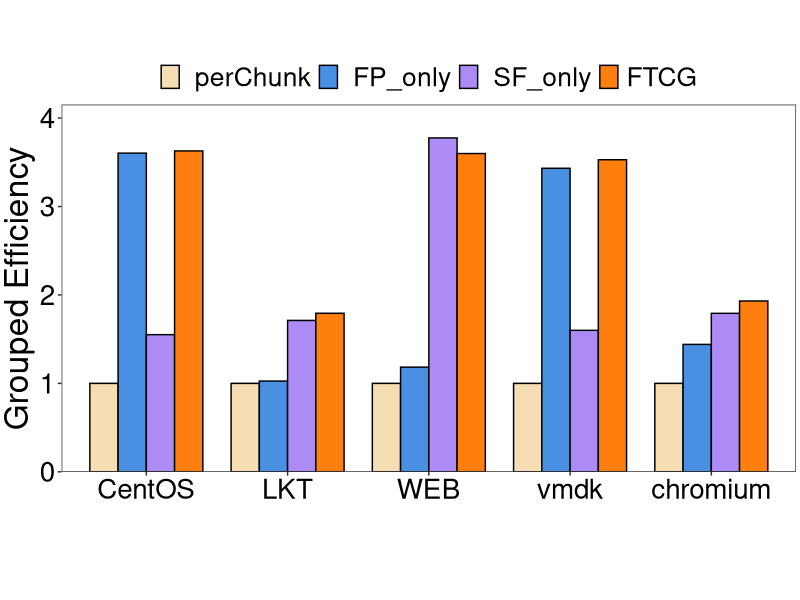
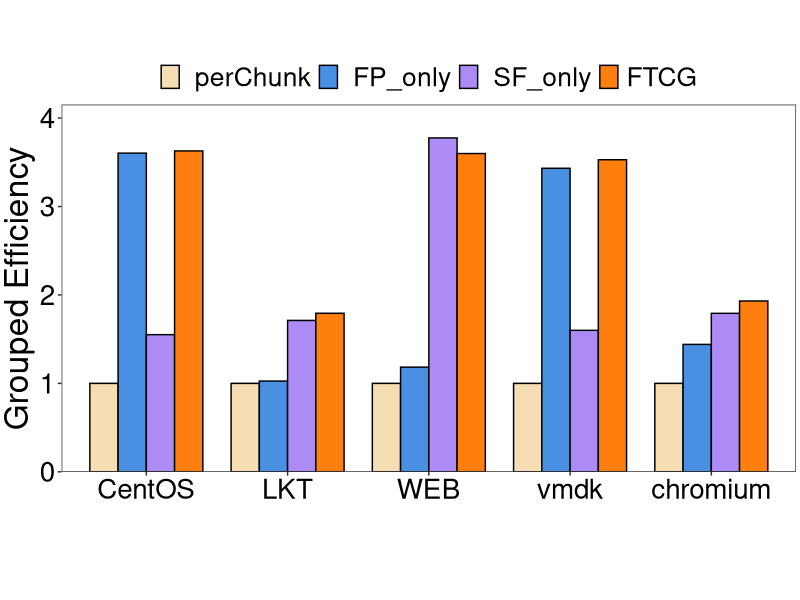

Write the R code that produced these figures, in order.
library(ggplot2)
setwd(dirname(rstudioapi::getActiveDocumentContext()$path))
# 定义数据
heights <- c(
  1, 3.603833638, 1.55096045, 3.628551317, 
  1, 1.026278374, 1.711722312, 1.792371427,
  1, 1.183556405, 3.775310095, 3.599009658, 
  1, 3.43214565, 1.599743103, 3.528817156,
  1, 1.440685179, 1.792211937, 1.931375678
)

group_order <- c('CentOS
', 'LKT', 'WEB', 'vmdk','chromium')

# 创建数据框
df1 <- data.frame(
  group = factor(rep(group_order, each = 4), levels = group_order),
  category = factor(rep(c(' perChunk',' FP_only', ' SF_only', 'FTCG'), times = 5),
                    levels = c(' perChunk',' FP_only', ' SF_only', 'FTCG')),
  height = heights
)

max_height <- max(df1$height)

# 创建柱状图
p1 <- ggplot(df1, aes(x = group, y = height, fill = category)) + 
  geom_bar(stat = 'identity', position = position_dodge(width = 0.8), 
           colour = "black", width = 0.8) + 
  scale_fill_manual(values = c("#f5deb3", "#4a90e2", "#ac8cf4", "#ff7f0e")) +
  labs(y = 'Grouped Efficiency') +
  scale_y_continuous(
    limits = c(0, max_height),
    expand = expansion(mult = c(0, 0.1))
  ) +
  theme_bw() +
  theme(
    plot.title = element_text(hjust = 0.5, size = 24, face = "bold"),
    plot.margin = unit(c(0.1, 0.1, 0.1, 0.1), "cm"),
    axis.title.x = element_text(size = 26),
    axis.title.y = element_text(size = 24),
    axis.text = element_text(size = 20, color = "black"),
    aspect.ratio = 0.5,
    panel.grid.major = element_blank(), 
    panel.grid.minor = element_blank(),
    legend.position = "top",
    legend.direction = "horizontal",
    legend.text = element_text(size = 19),
    legend.key.height = unit(1.0, "line"),
    legend.key.width = unit(1.0, "line"),
    legend.margin = margin(t = 0, unit = 'cm'),
    legend.title = element_blank()
  ) +
  theme(axis.title.x = element_blank())

ggsave('./GEdesign1_4.png', plot = p1, width = 10, height = 5)
print(p1)
